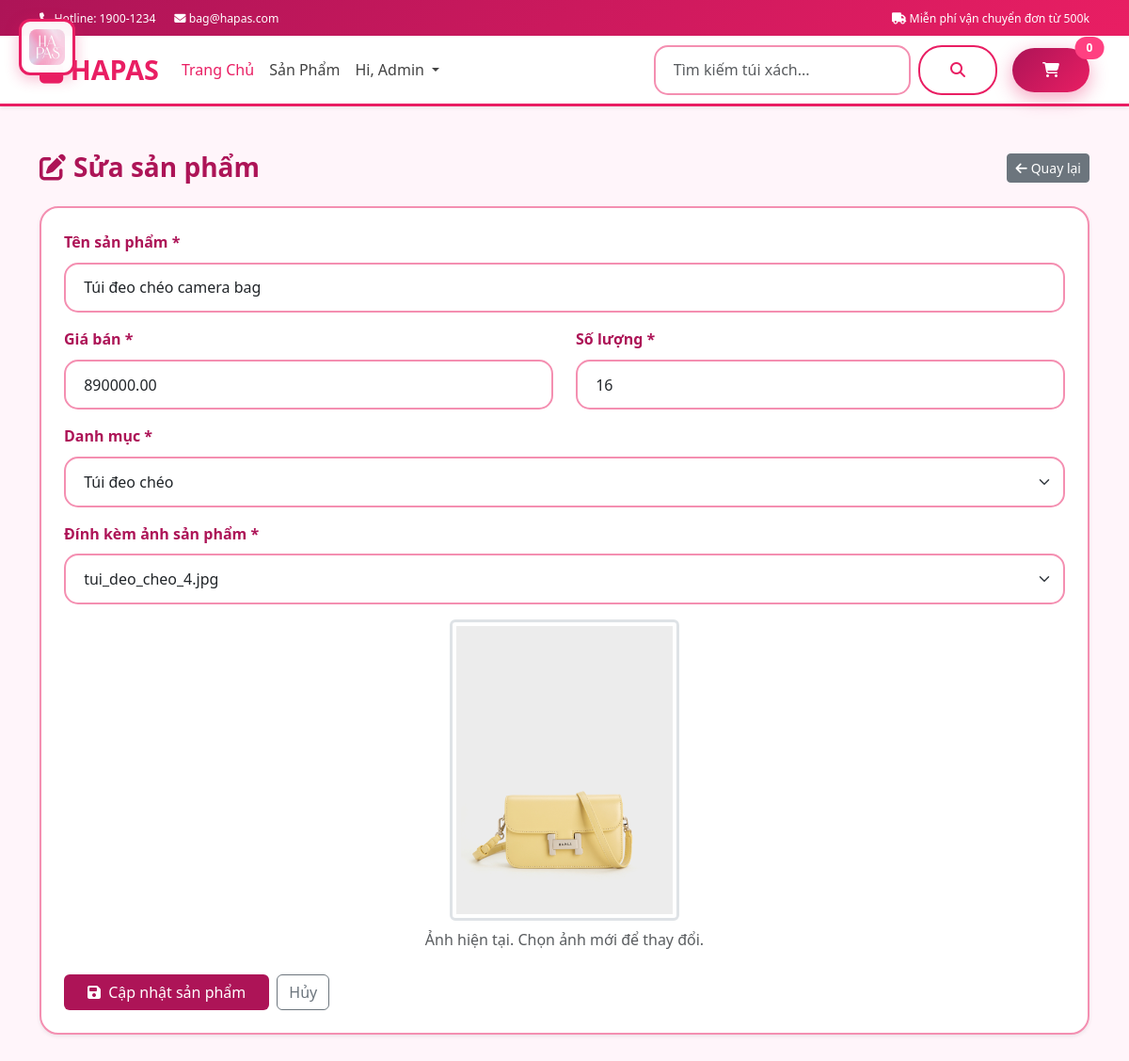
/controller/EditProductController.php?id=17 (signed in), run on the app's committed database.
### tables this page shows
CREATE TABLE `products` (
  `id` int NOT NULL,
  `name` varchar(200) NOT NULL,
  `image` varchar(500) DEFAULT NULL,
  `price` decimal(10,2) NOT NULL,
  `quantity` int DEFAULT '0',
  `status` enum('active','inactive') DEFAULT 'active',
  `id_category` int DEFAULT NULL
);

CREATE TABLE `categories` (
  `id` int NOT NULL,
  `name` varchar(100) NOT NULL
);

### views/edit_products.php (called while the page is built)
<?php
include('../assets/inc/header.php');
include('../assets/inc/navbar.php');
include('../assets/inc/_edit-products.php');
?>

### controller/EditProductController.php (called while the page is built, shortened)
<?php
require_once '../db.php';
$id = (int)$_GET['id'];
$sql = "SELECT * FROM products WHERE id = ?";
$stmt = $conn->prepare($sql);
$stmt->bind_param("i", $id);
$stmt->execute();
$result = $stmt->get_result();
$product = $result->fetch_assoc();
$sql = "SELECT * FROM categories ORDER BY name";
$result = $conn->query($sql);
$categories = [];
if ($result && $result->num_rows > 0) {
    while($row = $result->fetch_assoc()) {
        $categories[] = $row;
    }
}
include('../views/edit_products.php');
?>

### assets/inc/_edit-products.php (the view, shortened to what this page needs)
<?php
$imageFolder = '../assets/images/';
$images = [];
if (is_readable($imageFolder)) {
    $files = scandir($imageFolder);
    if ($files !== false) {
        foreach ($files as $file) {
            if ($file === '.' || $file === '..') continue;
            $ext = strtolower(pathinfo($file, PATHINFO_EXTENSION));
            if (in_array($ext, ['jpg','jpeg','png','gif','webp'])) {
                $images[] = $file;
            }
        }
    }
}
?>
<section class="py-5" style="background: #fff5fa; min-height: 85vh;">
    <div class="container">
        <div class="d-flex justify-content-between align-items-center mb-4">
            <h3 class="fw-bold mb-0" style="color:#ad1457;">
                <i class="fas fa-edit me-2"></i>Sửa sản phẩm
            </h3>
            <a href="../controller/AdminProductsController.php" class="btn btn-secondary btn-sm">
                <i class="fas fa-arrow-left me-1"></i>Quay lại
            </a>
        </div>
        <div class="card shadow-sm">
            <div class="card-body p-4">
                <form action="../controller/AdminProductsController.php" method="post">
                    <div class="mb-3">
                        <label class="form-label fw-bold" style="color:#ad1457;">Tên sản phẩm *</label>
                        <input type="text" class="form-control" name="name" value="<?= htmlspecialchars($product['name']) ?>" required>
                    </div>
                    <div class="row">
                        <div class="col-md-6 mb-3">
                            <label class="form-label fw-bold" style="color:#ad1457;">Giá bán *</label>
                            <input type="number" class="form-control" name="price" value="<?= $product['price'] ?>" min="0" required>
                        </div>
                        <div class="col-md-6 mb-3">
                            <label class="form-label fw-bold" style="color:#ad1457;">Số lượng *</label>
                            <input type="number" class="form-control" name="quantity" value="<?= $product['quantity'] ?>" min="0" required>
                        </div>
                    </div>
                    <div class="mb-3">
                        <label class="form-label fw-bold" style="color:#ad1457;">Danh mục *</label>
                        <select class="form-select" name="categoryId" required>
                            <?php foreach ($categories as $cat): ?>
                                <option value="<?= $cat['id'] ?>" <?= $cat['id'] == $product['id_category'] ? 'selected' : '' ?>>
                                    <?= htmlspecialchars($cat['name']) ?>
                                </option>
                            <?php endforeach; ?>
                        </select>
                    </div>
                    <div class="mb-3">
                        <label class="form-label fw-bold" style="color:#ad1457;">Đính kèm ảnh sản phẩm *</label>
                        <select class="form-select" name="image" id="imageSelect" required>
                            <?php foreach ($images as $img): ?>
                                <option value="<?= $img ?>" <?= $img == $product['image'] ? 'selected' : '' ?>>
                                    <?= $img ?>
                                </option>
                            <?php endforeach; ?>
                        </select>
                    </div>
                    <div class="text-center mb-4">
                        <img id="preview"
                             src="../assets/images/<?= htmlspecialchars($product['image'] ?? 'no_image.jpg') ?>"
                             alt="Ảnh sản phẩm"
                             class="img-thumbnail border border-3"
                             style="max-height: 320px; object-fit: contain; border-color:#ad1457;">
                        <p class="text-muted mt-2">Ảnh hiện tại. Chọn ảnh mới để thay đổi.</p>
                    </div>
                    <div class="d-flex gap-2 mt-4">
                        <button type="submit" class="btn px-4 text-white" style="background:#ad1457;">
                            <i class="fas fa-save me-1"></i> Cập nhật sản phẩm
                        </button>
                        <a href="../controller/AdminProductsController.php" class="btn btn-outline-secondary">
                            Hủy
                        </a>
                    </div>
                </form>
            </div>
        </div>
    </div>
</section>

### assets/css/style.css (style rules this page uses)
:root { --primary-color: #e91e63; --primary-light: #f48fb1; --primary-dark: #ad1457; --secondary-color: #ffffff; --accent-color: #ff4081; --success-color: #4caf50; --danger-color: #f44336; --warning-color: #ff9800; --info-color: #2196f3; --light-color: #fce4ec; --dark-color: #424242; --white-color: #ffffff; --pink-gradient: linear-gradient(135deg, #e91e63 0%, #f48fb1 50%, #fce4ec 100%); --pink-dark-gradient: linear-gradient(135deg, #ad1457 0%, #e91e63 100%); }
body { font-family: 'Segoe UI', Tahoma, Geneva, Verdana, sans-serif; line-height: 1.6; background-color: var(--white-color); color: var(--dark-color); }
.form-control { border-radius: 15px; border: 2px solid var(--primary-light); padding: 0.8rem 1.2rem; transition: all 0.3s ease; }
.form-select { border-radius: 15px; border: 2px solid var(--primary-light); padding: 0.8rem 1.2rem; }
.card { border: 2px solid var(--primary-light); border-radius: 20px; box-shadow: 0 8px 25px rgba(233, 30, 99, 0.15); background: var(--white-color); }

### data on the page
products: name "Túi đeo chéo camera bag", price "890000.00", quantity "16", categoryId "Túi đeo chéo", image "tui_deo_cheo_4.jpg", image (picture)
